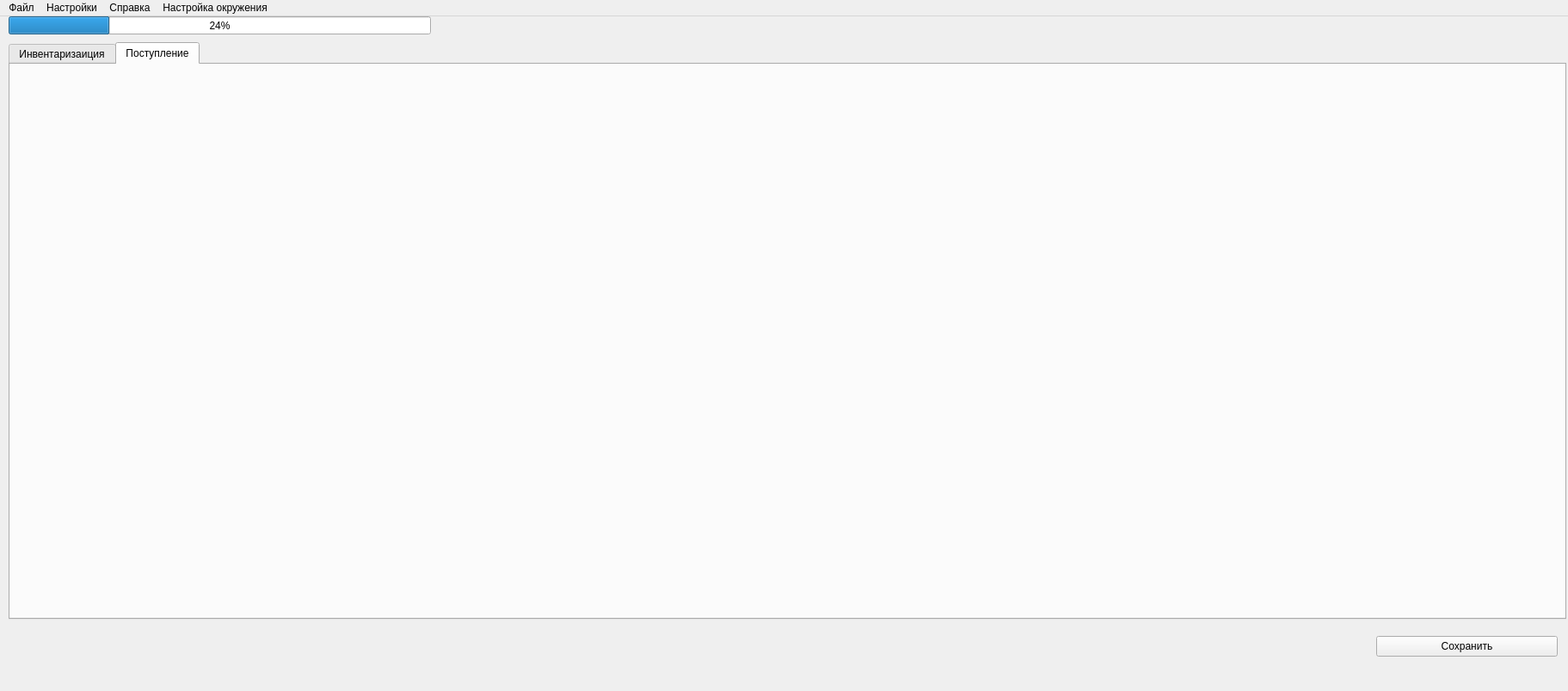
<?xml version="1.0" encoding="UTF-8"?>
<ui version="4.0">
 <class>reportWindow</class>
 <widget class="QMainWindow" name="reportWindow">
  <property name="geometry">
   <rect>
    <x>0</x>
    <y>0</y>
    <width>1823</width>
    <height>803</height>
   </rect>
  </property>
  <property name="windowTitle">
   <string>Создание отчетности</string>
  </property>
  <widget class="QWidget" name="centralwidget">
   <widget class="QTabWidget" name="tabWidget">
    <property name="enabled">
     <bool>true</bool>
    </property>
    <property name="geometry">
     <rect>
      <x>10</x>
      <y>30</y>
      <width>1811</width>
      <height>671</height>
     </rect>
    </property>
    <property name="currentIndex">
     <number>1</number>
    </property>
    <widget class="QWidget" name="tab">
     <attribute name="title">
      <string>Инвентаризаиция</string>
     </attribute>
     <widget class="QGroupBox" name="groupBox">
      <property name="geometry">
       <rect>
        <x>10</x>
        <y>10</y>
        <width>391</width>
        <height>111</height>
       </rect>
      </property>
      <property name="title">
       <string>Лицо, заполняющиее отчет:</string>
      </property>
      <widget class="QWidget" name="gridLayoutWidget">
       <property name="geometry">
        <rect>
         <x>10</x>
         <y>20</y>
         <width>71</width>
         <height>81</height>
        </rect>
       </property>
       <layout class="QGridLayout" name="gridLayout">
        <item row="0" column="0">
         <widget class="QLabel" name="label">
          <property name="text">
           <string>ФИО:</string>
          </property>
         </widget>
        </item>
        <item row="1" column="0">
         <widget class="QLabel" name="label_2">
          <property name="text">
           <string>Должность:</string>
          </property>
         </widget>
        </item>
       </layout>
      </widget>
      <widget class="QWidget" name="gridLayoutWidget_2">
       <property name="geometry">
        <rect>
         <x>80</x>
         <y>20</y>
         <width>301</width>
         <height>41</height>
        </rect>
       </property>
       <layout class="QGridLayout" name="gridLayout_2">
        <item row="1" column="0">
         <widget class="QComboBox" name="comboBox"/>
        </item>
       </layout>
      </widget>
     </widget>
     <widget class="QGroupBox" name="groupBox_2">
      <property name="geometry">
       <rect>
        <x>10</x>
        <y>130</y>
        <width>401</width>
        <height>221</height>
       </rect>
      </property>
      <property name="title">
       <string>Название отчетности:</string>
      </property>
      <widget class="QWidget" name="gridLayoutWidget_3">
       <property name="geometry">
        <rect>
         <x>10</x>
         <y>20</y>
         <width>381</width>
         <height>41</height>
        </rect>
       </property>
       <layout class="QGridLayout" name="gridLayout_3">
        <item row="0" column="0">
         <widget class="QLabel" name="label_3">
          <property name="text">
           <string>Название отчета:</string>
          </property>
         </widget>
        </item>
        <item row="0" column="1">
         <widget class="QLineEdit" name="lineEdit"/>
        </item>
       </layout>
      </widget>
      <widget class="QWidget" name="gridLayoutWidget_4">
       <property name="geometry">
        <rect>
         <x>10</x>
         <y>70</y>
         <width>381</width>
         <height>73</height>
        </rect>
       </property>
       <layout class="QGridLayout" name="gridLayout_4">
        <item row="1" column="1">
         <widget class="QTextEdit" name="textEdit"/>
        </item>
        <item row="1" column="0">
         <widget class="QLabel" name="label_4">
          <property name="text">
           <string>Описание отчета:</string>
          </property>
         </widget>
        </item>
       </layout>
      </widget>
      <widget class="QTabWidget" name="tabWidget_2">
       <property name="enabled">
        <bool>true</bool>
       </property>
       <property name="geometry">
        <rect>
         <x>-10</x>
         <y>-160</y>
         <width>681</width>
         <height>631</height>
        </rect>
       </property>
       <property name="currentIndex">
        <number>0</number>
       </property>
       <widget class="QWidget" name="tab_3">
        <attribute name="title">
         <string>Инвентаризаиция</string>
        </attribute>
        <widget class="QGroupBox" name="groupBox_3">
         <property name="geometry">
          <rect>
           <x>10</x>
           <y>10</y>
           <width>401</width>
           <height>111</height>
          </rect>
         </property>
         <property name="title">
          <string>Лицо, заполняющиее отчет:</string>
         </property>
         <widget class="QWidget" name="gridLayoutWidget_5">
          <property name="geometry">
           <rect>
            <x>10</x>
            <y>20</y>
            <width>71</width>
            <height>81</height>
           </rect>
          </property>
          <layout class="QGridLayout" name="gridLayout_7">
           <item row="0" column="0">
            <widget class="QLabel" name="label_7">
             <property name="text">
              <string>ФИО:</string>
             </property>
            </widget>
           </item>
           <item row="1" column="0">
            <widget class="QLabel" name="label_8">
             <property name="text">
              <string>Должность:</string>
             </property>
            </widget>
           </item>
          </layout>
         </widget>
         <widget class="QWidget" name="gridLayoutWidget_6">
          <property name="geometry">
           <rect>
            <x>80</x>
            <y>20</y>
            <width>311</width>
            <height>41</height>
           </rect>
          </property>
          <layout class="QGridLayout" name="gridLayout_8">
           <item row="1" column="0">
            <widget class="QComboBox" name="comboBox_2"/>
           </item>
          </layout>
         </widget>
        </widget>
        <widget class="QGroupBox" name="groupBox_4">
         <property name="geometry">
          <rect>
           <x>10</x>
           <y>130</y>
           <width>391</width>
           <height>221</height>
          </rect>
         </property>
         <property name="title">
          <string>Название отчетности:</string>
         </property>
         <widget class="QWidget" name="gridLayoutWidget_7">
          <property name="geometry">
           <rect>
            <x>10</x>
            <y>20</y>
            <width>371</width>
            <height>41</height>
           </rect>
          </property>
          <layout class="QGridLayout" name="gridLayout_9">
           <item row="0" column="0">
            <widget class="QLabel" name="label_9">
             <property name="text">
              <string>Название отчета:</string>
             </property>
            </widget>
           </item>
           <item row="0" column="1">
            <widget class="QLineEdit" name="lineEdit_3"/>
           </item>
          </layout>
         </widget>
         <widget class="QWidget" name="gridLayoutWidget_8">
          <property name="geometry">
           <rect>
            <x>10</x>
            <y>70</y>
            <width>371</width>
            <height>95</height>
           </rect>
          </property>
          <layout class="QGridLayout" name="gridLayout_10">
           <item row="1" column="0">
            <widget class="QTextEdit" name="textEdit_3"/>
           </item>
           <item row="0" column="0">
            <widget class="QLabel" name="label_10">
             <property name="text">
              <string>Описание отчета:</string>
             </property>
            </widget>
           </item>
          </layout>
         </widget>
         <widget class="QWidget" name="gridLayoutWidget_9">
          <property name="geometry">
           <rect>
            <x>10</x>
            <y>170</y>
            <width>371</width>
            <height>41</height>
           </rect>
          </property>
          <layout class="QGridLayout" name="gridLayout_11">
           <item row="0" column="0">
            <widget class="QLabel" name="label_11">
             <property name="text">
              <string>Номер приказа:*</string>
             </property>
            </widget>
           </item>
           <item row="0" column="1">
            <widget class="QLineEdit" name="lineEdit_4">
             <property name="text">
              <string/>
             </property>
            </widget>
           </item>
          </layout>
         </widget>
        </widget>
       </widget>
       <widget class="QWidget" name="tab_4">
        <attribute name="title">
         <string>Поступление</string>
        </attribute>
       </widget>
      </widget>
     </widget>
     <widget class="QGroupBox" name="groupBox_5">
      <property name="geometry">
       <rect>
        <x>10</x>
        <y>350</y>
        <width>391</width>
        <height>111</height>
       </rect>
      </property>
      <property name="title">
       <string>Выбор окружения:</string>
      </property>
      <widget class="QWidget" name="gridLayoutWidget_11">
       <property name="geometry">
        <rect>
         <x>10</x>
         <y>50</y>
         <width>371</width>
         <height>26</height>
        </rect>
       </property>
       <layout class="QGridLayout" name="gridLayout_12">
        <item row="0" column="0">
         <widget class="QLabel" name="label_6">
          <property name="maximumSize">
           <size>
            <width>51</width>
            <height>22</height>
           </size>
          </property>
          <property name="layoutDirection">
           <enum>Qt::LayoutDirection::RightToLeft</enum>
          </property>
          <property name="autoFillBackground">
           <bool>false</bool>
          </property>
          <property name="text">
           <string>Филиал:</string>
          </property>
         </widget>
        </item>
        <item row="0" column="1">
         <widget class="QComboBox" name="comboBox_4"/>
        </item>
       </layout>
      </widget>
      <widget class="QWidget" name="gridLayoutWidget_12">
       <property name="geometry">
        <rect>
         <x>10</x>
         <y>80</y>
         <width>371</width>
         <height>24</height>
        </rect>
       </property>
       <layout class="QGridLayout" name="gridLayout_13">
        <item row="0" column="2">
         <widget class="QLabel" name="label_12">
          <property name="text">
           <string>Этаж:</string>
          </property>
         </widget>
        </item>
        <item row="0" column="3">
         <widget class="QSpinBox" name="spinBox">
          <property name="maximumSize">
           <size>
            <width>51</width>
            <height>22</height>
           </size>
          </property>
         </widget>
        </item>
        <item row="0" column="0" colspan="2">
         <widget class="QCheckBox" name="checkBox">
          <property name="text">
           <string>Внешние помещения</string>
          </property>
          <property name="checkable">
           <bool>true</bool>
          </property>
          <property name="autoRepeat">
           <bool>false</bool>
          </property>
          <property name="tristate">
           <bool>false</bool>
          </property>
         </widget>
        </item>
       </layout>
      </widget>
      <widget class="QWidget" name="gridLayoutWidget_10">
       <property name="geometry">
        <rect>
         <x>10</x>
         <y>20</y>
         <width>371</width>
         <height>26</height>
        </rect>
       </property>
       <layout class="QGridLayout" name="gridLayout_5">
        <item row="0" column="0">
         <widget class="QLabel" name="label_5">
          <property name="enabled">
           <bool>true</bool>
          </property>
          <property name="maximumSize">
           <size>
            <width>81</width>
            <height>22</height>
           </size>
          </property>
          <property name="layoutDirection">
           <enum>Qt::LayoutDirection::LeftToRight</enum>
          </property>
          <property name="text">
           <string>Предприятие:</string>
          </property>
         </widget>
        </item>
        <item row="0" column="1">
         <widget class="QComboBox" name="comboBox_3"/>
        </item>
       </layout>
      </widget>
     </widget>
     <widget class="QGroupBox" name="groupBox_6">
      <property name="geometry">
       <rect>
        <x>420</x>
        <y>10</y>
        <width>1381</width>
        <height>591</height>
       </rect>
      </property>
      <property name="title">
       <string>Заполнение</string>
      </property>
     </widget>
     <widget class="Line" name="line_2">
      <property name="geometry">
       <rect>
        <x>403</x>
        <y>20</y>
        <width>16</width>
        <height>581</height>
       </rect>
      </property>
      <property name="orientation">
       <enum>Qt::Orientation::Vertical</enum>
      </property>
     </widget>
    </widget>
    <widget class="QWidget" name="tab_2">
     <attribute name="title">
      <string>Поступление</string>
     </attribute>
    </widget>
   </widget>
   <widget class="QPushButton" name="pushButton">
    <property name="geometry">
     <rect>
      <x>1600</x>
      <y>720</y>
      <width>211</width>
      <height>24</height>
     </rect>
    </property>
    <property name="text">
     <string>Сохранить</string>
    </property>
   </widget>
   <widget class="QProgressBar" name="progressBar">
    <property name="geometry">
     <rect>
      <x>10</x>
      <y>0</y>
      <width>491</width>
      <height>21</height>
     </rect>
    </property>
    <property name="value">
     <number>24</number>
    </property>
   </widget>
  </widget>
  <widget class="QMenuBar" name="menubar">
   <property name="geometry">
    <rect>
     <x>0</x>
     <y>0</y>
     <width>1823</width>
     <height>33</height>
    </rect>
   </property>
   <widget class="QMenu" name="menu">
    <property name="title">
     <string>Файл</string>
    </property>
    <addaction name="separator"/>
    <addaction name="action"/>
    <addaction name="separator"/>
    <addaction name="action_2"/>
    <addaction name="separator"/>
    <addaction name="action_3"/>
    <addaction name="separator"/>
    <addaction name="action_4"/>
    <addaction name="separator"/>
    <addaction name="action_5"/>
    <addaction name="separator"/>
    <addaction name="action_6"/>
   </widget>
   <widget class="QMenu" name="menu_2">
    <property name="title">
     <string>Настройки</string>
    </property>
    <addaction name="action_7"/>
    <addaction name="action_8"/>
   </widget>
   <widget class="QMenu" name="menu_4">
    <property name="title">
     <string>Справка</string>
    </property>
    <addaction name="action_9"/>
    <addaction name="action_10"/>
   </widget>
   <widget class="QMenu" name="menu_5">
    <property name="title">
     <string>Настройка окружения</string>
    </property>
    <addaction name="action_11"/>
    <addaction name="action_12"/>
    <addaction name="action_13"/>
   </widget>
   <addaction name="menu"/>
   <addaction name="menu_2"/>
   <addaction name="menu_4"/>
   <addaction name="menu_5"/>
  </widget>
  <action name="action">
   <property name="text">
    <string>Создать отчет</string>
   </property>
  </action>
  <action name="action_2">
   <property name="text">
    <string>Редактировать отчет</string>
   </property>
  </action>
  <action name="action_3">
   <property name="text">
    <string>Сохранить отчет</string>
   </property>
  </action>
  <action name="action_4">
   <property name="text">
    <string>Сохранить как</string>
   </property>
  </action>
  <action name="action_5">
   <property name="text">
    <string>Полный список очтетов</string>
   </property>
  </action>
  <action name="action_6">
   <property name="text">
    <string>Создать поступление товара</string>
   </property>
  </action>
  <action name="action_7">
   <property name="text">
    <string>Размер шрифта</string>
   </property>
  </action>
  <action name="action_8">
   <property name="text">
    <string>Тема</string>
   </property>
  </action>
  <action name="action_9">
   <property name="text">
    <string>Версия</string>
   </property>
  </action>
  <action name="action_10">
   <property name="text">
    <string>Информация о проекте</string>
   </property>
  </action>
  <action name="action_11">
   <property name="text">
    <string>Редактировать рабочее окружение</string>
   </property>
  </action>
  <action name="action_12">
   <property name="text">
    <string>Выгрузка данных</string>
   </property>
  </action>
  <action name="action_13">
   <property name="text">
    <string>Информация</string>
   </property>
  </action>
 </widget>
 <resources/>
 <connections/>
</ui>
